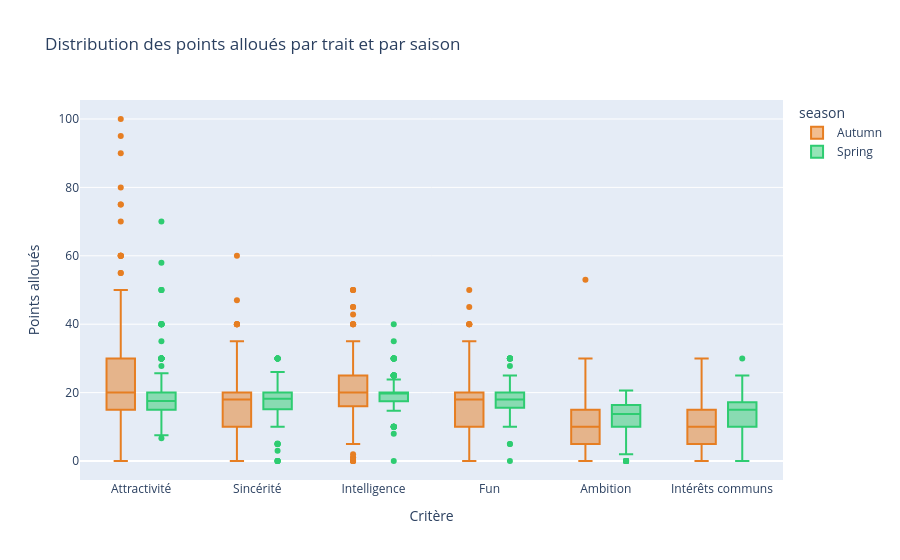

Source (notebook cell):
### Code cell
# box plots : un par trait
df_long = per_person.melt(
    id_vars=['iid', 'season'],
    value_vars=TRAITS,
    var_name='trait_code',
    value_name='points'
)
label_map = dict(zip(TRAITS, LABELS))
df_long['Trait'] = df_long['trait_code'].map(label_map)

fig_box = px.box(
    df_long.dropna(),
    x='Trait',
    y='points',
    color='season',
    title="Distribution des points alloués par trait et par saison",
    labels={'points': 'Points alloués', 'saison': 'Saison', 'Trait': 'Critère'},
    color_discrete_map={'Spring': '#2ecc71', 'Autumn': '#e67e22'}
)
fig_box.show()

### Figure 1 — Plotly figure (JSON) as saved in the notebook; plotly's stock layout.template omitted (floating-point values rounded to 4 significant figures; data arrays with more than 128 entries replaced by an {"elided": "..."} marker saying what was removed)
{"data": [{"alignmentgroup": "True", "hovertemplate": "season=Autumn<br>Critère=%{x}<br>Points alloués=%{y}<extra></extra>", "legendgroup": "Autumn", "marker": {"color": "#e67e22"}, "name": "Autumn", "notched": false, "offsetgroup": "Autumn", "orientation": "v", "showlegend": true, "type": "box", "x": {"elided": "2059 str values"}, "x0": " ", "xaxis": "x", "y": {"elided": "2059 float values"}, "y0": " ", "yaxis": "y"}, {"alignmentgroup": "True", "hovertemplate": "season=Spring<br>Critère=%{x}<br>Points alloués=%{y}<extra></extra>", "legendgroup": "Spring", "marker": {"color": "#2ecc71"}, "name": "Spring", "notched": false, "offsetgroup": "Spring", "orientation": "v", "showlegend": true, "type": "box", "x": {"elided": "1199 str values"}, "x0": " ", "xaxis": "x", "y": {"elided": "1199 float values"}, "y0": " ", "yaxis": "y"}], "layout": {"boxmode": "group", "legend": {"title": {"text": "season"}, "tracegroupgap": 0}, "title": {"text": "Distribution des points alloués par trait et par saison"}, "xaxis": {"anchor": "y", "domain": [0, 1], "title": {"text": "Critère"}}, "yaxis": {"anchor": "x", "domain": [0, 1], "title": {"text": "Points alloués"}}}}
